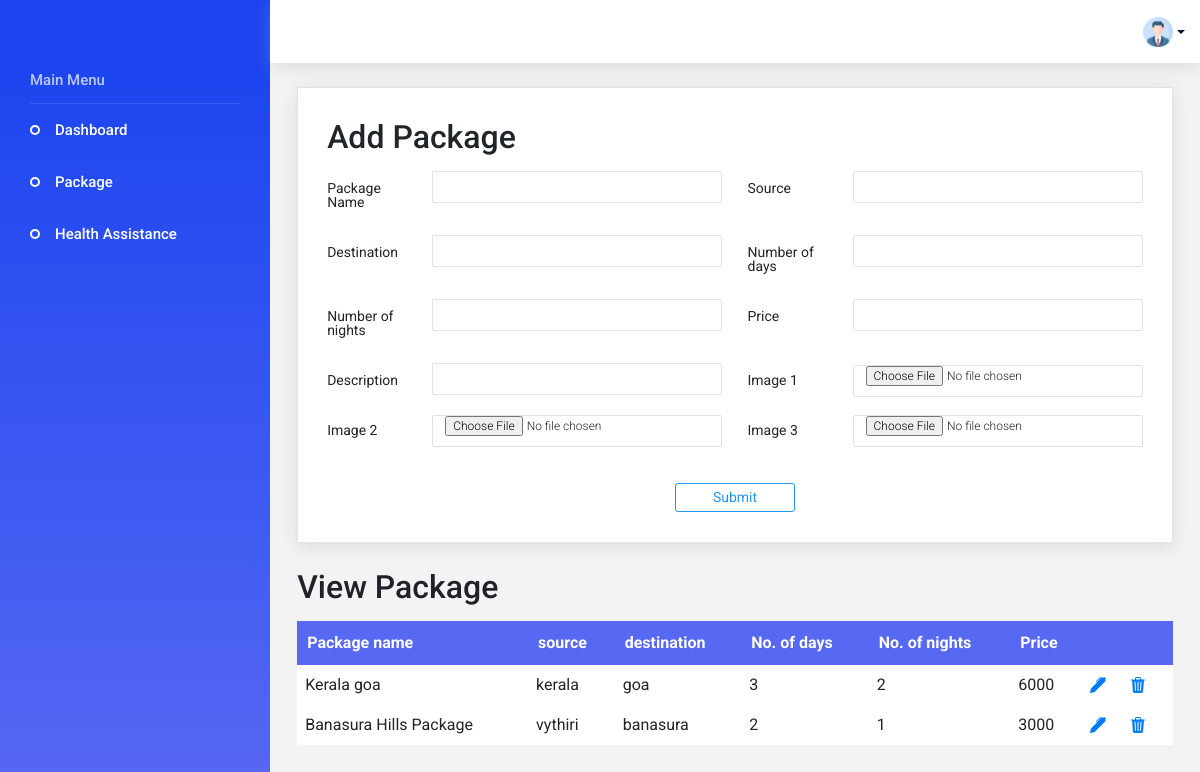
Screenshot of /add_package (signed in) with the database file from the repository.
### app/models.py (models this page shows, shortened)
class Package(models.Model):
    user_id = models.ForeignKey(CustomUser, on_delete=models.CASCADE)
    package_name = models.CharField(max_length=100)
    img1 = models.FileField(upload_to='package')
    img2 = models.FileField(upload_to='package')
    img3 = models.FileField(upload_to='package')
    price = models.IntegerField()
    no_of_days = models.IntegerField()
    no_of_night = models.IntegerField()
    source = models.CharField(max_length=50)
    destination = models.CharField(max_length=50)
    description = models.CharField(max_length=200)

### app/views.py (the view)
# urls.py: path('add_package', views.add_package, name="add_package"),
@cache_control(no_cache=True, must_revalidate=True, no_store=True)
@login_required(login_url=Login)
def add_package(request):
    user = CustomUser.objects.get(id=request.user.id)
    if request.method == 'POST':
        package_name = request.POST['package_name']
        price = request.POST['price']
        no_of_days = request.POST['no_of_days']
        no_of_night = request.POST['no_of_night']
        source = request.POST['source']
        destination = request.POST['destination']
        description = request.POST['description']
        img1 = request.FILES['img1']
        img2 = request.FILES['img2']
        img3 = request.FILES['img3']
        data = Package.objects.create(user_id=user,
                                      package_name=package_name,
                                      price=price,
                                      no_of_days=no_of_days,
                                      no_of_night=no_of_night,
                                      source=source,
                                      destination=destination,
                                      description=description,
                                      img1=img1,
                                      img2=img2,
                                      img3=img3
                                    )
        data.save()
        packages = Package.objects.filter(user_id=user)
        return render(request, 'Agency/addpackage.html', {'packages':packages, 'User':user})
    else:
        packages = Package.objects.filter(user_id=user)
        return render(request, 'Agency/addpackage.html', {'packages':packages, 'User':user})

### template/Agency/addpackage.html (shortened to what this page needs)
{% extends 'Agency/index.html' %}
{% block content %}
  <div class="main-panel">
    <div class="content-wrapper">
      <div class="row">
        <div class="col-12 grid-margin">
          <div class="card">
            <div class="card-body">
              <h4 class="card-title " style="font-size: xx-large;">Add Package</h4>
              <form class="form-sample" action="{% url 'add_package' %}" method="post" enctype="multipart/form-data">
                <div class="row">
                  <div class="col-md-6">
                    <div class="form-group row">
                      <label class="col-sm-3 col-form-label">Package Name</label>
                      <div class="col-sm-9">
                        <input type="text" name="package_name" class="form-control" required />
                      </div>
                    </div>
                  </div>
                  <div class="col-md-6">
                    <div class="form-group row">
                      <label class="col-sm-3 col-form-label">Source</label>
                      <div class="col-sm-9">
                        <input type="text" name="source" class="form-control" required />
                      </div>
                    </div>
                </div>
                  <div class="col-md-6">
                    <div class="form-group row">
                      <label class="col-sm-3 col-form-label">Destination</label>
                      <div class="col-sm-9">
                        <input type="text" name="destination" class="form-control" required/>
                      </div>
                    </div>
                  </div>
                  <div class="col-md-6">
                    <div class="form-group row">
                      <label class="col-sm-3 col-form-label">Number of days </label>
                      <div class="col-sm-9">
                        <input type="number" name="no_of_days" class="form-control" required/>
                      </div>
                    </div>
                  </div>
                </div>
                <div class="row">
                    <div class="col-md-6">
                      <div class="form-group row">
                        <label class="col-sm-3 col-form-label">Number of nights </label>
                        <div class="col-sm-9">
                          <input type="number" name="no_of_night" class="form-control" required/>
                        </div>
                      </div>
                    </div>
                    <div class="col-md-6">
                      <div class="form-group row">
                        <label class="col-sm-3 col-form-label">Price</label>
                        <div class="col-sm-9">
                          <input type="text" name="price" class="form-control" required />
                        </div>
                      </div>
                    </div>
                  </div>
                <div class="row">
                    <div class="col-md-6">
                      <div class="form-group row">
                        <label class="col-sm-3 col-form-label">Description</label>
                        <div class="col-sm-9">
                          <input type="text" name="description" class="form-control" required/>
                        </div>
                      </div>
                    </div>
                    <div class="col-md-6">
                      <div class="form-group row">
                        <label class="col-sm-3 col-form-label">Image 1</label>
                        <div class="col-sm-9">
                          <input type="file" name="img1" class="form-control" required/>
                        </div>
                      </div>
                    </div>
                  </div>
                <div class="row">
                  <div class="col-md-6">
                    <div class="form-group row">
                      <label class="col-sm-3 col-form-label">Image 2</label>
                      <div class="col-sm-9">
                        <input type="file" name="img2" class="form-control" required/>
                      </div>
                    </div>
                  </div>
                  <div class="col-md-6">
                    <div class="form-group row">
                      <label class="col-sm-3 col-form-label">Image 3</label>
                      <div class="col-sm-9">
                        <input type="file" name="img3" class="form-control" required/>
                      </div>
                    </div>
                  </div>
                </div>
                <div style="margin: auto;width: 100%;text-align: center;margin-top: 20px;">
                <button type="submit" class="btn btn-outline-primary btn-fw">
                  Submit</button>
                </div>
              </form>
            </div>
          </div>
        </div>
        <div class="col-lg-12  grid-margin ">
              <h4 class="card-title" style="font-size: xx-large;">View Package</h4>
              <table class="mytable table-hover">
                <thead>
                  <tr>
                    <th>Package name</th>
                    <th>source</th>
                    <th>destination</th>
                    <th>No. of days</th>
                    <th>No. of nights</th>
                    <th>Price</th>
<th></th>
                  </tr>
                </thead>
                <tbody>
                {% for package in packages %}
                  <tr>
                    <td>{{package.package_name}}</td>
                    <td>{{package.source}}</td>
                    <td>{{package.destination}}</td>
                    <td>{{package.no_of_days}}</td>
                    <td>{{package.no_of_night}}</td>
                    <td>{{package.price}}</td>
                    <td><a href="{% url 'edit_package' id=package.id %}">
                      </a> <a href="{% url 'delete_package' id=package.id %}" style="padding-left: 20px;">
                      </a></td>
                  </tr>
                {% endfor %}
                </tbody>
              </table>
            </div>
          </div>
        </div>
  </div>
{% endblock %}

### static/css/style1.css (style rules this page uses)
.card { box-shadow: 0 0 0 0 rgba(90, 113, 208, 0.11), 0 4px 16px 0 rgba(167, 175, 183, 0.33); border: solid 1px #dde4eb; border-radius: 0px; }
.card .card-title { color: #212529; }
.main-panel { transition: width 0.25s ease, margin 0.25s ease; width: calc(100% - 270px); min-height: calc(100vh - 63px); display: flex; flex-direction: column; }
.content-wrapper { background: #F3F3F3; padding: 1.5rem 1.7rem; width: 100%; flex-grow: 1; }

### template/Agency/addpackage.html (style rules this page uses)
.mytable { background-color: white; width: 100%; padding-left: 20px; border-collapse: collapse; }
th { padding: 10px; background-color: #5768f3; color: white; }
td { padding: 10px; }

### template/Agency/index.html (style rules this page uses)
.mytable { background-color: white; width: 100%; padding-left: 20px; border-collapse: collapse; }
th { padding: 10px; background-color: #5768f3; color: white; }
td { padding: 8px; }

### rows the page displays
Package: package_name "Kerala goa", source "kerala", destination "goa", no_of_days "3", no_of_night "2", price "6000"
Package: package_name "Banasura Hills Package", source "vythiri", destination "banasura", no_of_days "2", no_of_night "1", price "3000"
